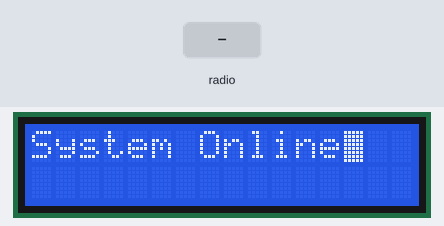
This program was run on a simulated ESP32 board running MicroPython. Shown: 16×2 character LCD. The inputs (shaded band) are chosen by the test bench. Threads take turns every 2 ms; library files of the repository ran but are not shown: lcd_api.py; what the program prints to the serial console is not drawn.

Above: at 1.2 s.
1.3 s: radio message "NOCHANGE" arrives
At 1.33 s:
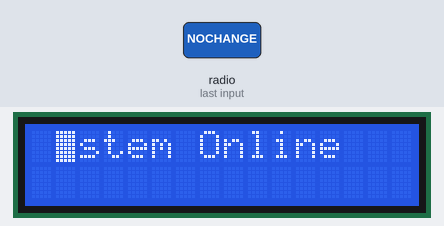
At 1.9 s:
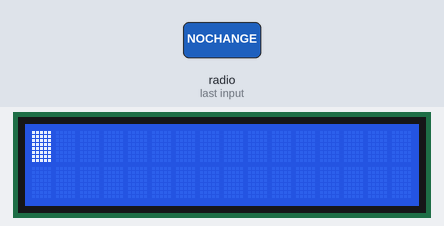
Timing chart, 0 to 4.3 s (numbered marks = the images above; inputs shaded):
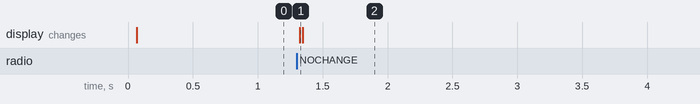

The program:

boot-lcd.py
```python
import network, espnow, _thread
from machine import I2C, Pin
from time import sleep_ms
from lcd_I2C import I2cLcd
from pins import SC, SD
import binascii

try:
    i2c = I2C(0, scl=Pin(SC), sda=Pin(SD), freq=400000)
    lcd = I2cLcd(i2c, (i2c.scan() or [0x27])[0], 2, 16)
    lcd.clear()
    lcd.putstr("System Online")
    lcd.move_to(len("System Online") if len("System Online") < 16 else 15, 0)
    lcd.blink_cursor_on()
    lcd_available = True
except Exception as e:
    print("LCD not available: ", e)
    lcd_available = False

w0 = network.WLAN(network.STA_IF)
w0.active(True)

mac = w0.config('mac')
print("Device MAC:", binascii.hexlify(mac, ':').decode())

e = espnow.ESPNow()
e.active(True)

# Shared queue and lock
lcd_queue = []
lcd_mem = ["", ""]
lcd_lock = _thread.allocate_lock()

def pad16(text):
    return (text[:16] + " " * 16)[:16]

def lcd_worker():
    """Worker thread that updates the LCD from queue messages."""
    global lcd_mem
    while True:
        msg = None
        with lcd_lock:
            if lcd_queue:
                msg = lcd_queue.pop(0)
        if msg and lcd_available:
            try:
                line1, line2 = msg
                print("Got request!")
                print(line1)
                print(line2)
                if line1 == "NOCHANGE":
                    line1 = lcd_mem[0]
                if line2 == "NOCHANGE":
                    line2 = lcd_mem[1]
                lcd.move_to(0, 0)
                lcd.putstr(pad16(line1[:16] if line1 else ""))
                lcd.move_to(0, 1)
                lcd.putstr(pad16(line2[:16] if line2 else ""))
                lcd_mem = [line1, line2]
                if len(line2.strip()) > 0:
                    x = min(len(line2), 15)
                    lcd.move_to(x, 1)
                elif len(line1.strip()) > 0:
                    x = min(len(line1), 15)
                    lcd.move_to(x, 0)
                    if len(line1) == 16:
                        lcd.move_to(0, 1)
                else:
                    lcd.move_to(0, 0)
                if len(line2) == 16:
                    lcd.hide_cursor()
                else:
                    lcd.blink_cursor_on()
            except Exception as ex:
                print("LCD error:", ex)
        sleep_ms(50)

def on_recv_thread():
    """Thread to listen for incoming ESP-NOW messages and enqueue them."""
    global lcd_queue
    while True:
        host, raw = e.recv()
        if raw:
            try:
                # Messages are expected as b'line1|line2'
                text = raw.decode().split("|", 1)
                if len(text) == 2:
                    line1, line2 = text
                else:
                    line1, line2 = text[0], ""
                with lcd_lock:
                    lcd_queue = []
                    lcd_queue.append((line1, line2))
            except Exception as ex:
                print("Decode error:", ex)

# Start threads
_thread.start_new_thread(lcd_worker, ())
_thread.start_new_thread(on_recv_thread, ())

print("LCD worker ready, waiting for ESP-NOW messages...")
while True:
    sleep_ms(1000)
```

lcd_I2C.py
```python
# I wasn't the one who wrote this, this is from the Net
from lcd_api import LcdApi
from time import sleep_ms

DEFAULT_I2C_ADDR = 0x27

MASK_RS = 0x01
MASK_RW = 0x02
MASK_E = 0x04
SHIFT_BACKLIGHT = 3
SHIFT_DATA = 4


class I2cLcd(LcdApi):
    """Implements a HD44780 character LCD connected via PCF8574 on I2C."""

    def __init__(self, i2c, i2c_addr, num_lines, num_columns):
        self.i2c = i2c
        self.i2c_addr = i2c_addr
        self.i2c.writeto(self.i2c_addr, bytearray([0]))
        sleep_ms(20)
        self.hal_write_init_nibble(self.LCD_FUNCTION_RESET)
        sleep_ms(5)
        self.hal_write_init_nibble(self.LCD_FUNCTION_RESET)
        sleep_ms(1)
        self.hal_write_init_nibble(self.LCD_FUNCTION_RESET)
        sleep_ms(1)
        self.hal_write_init_nibble(self.LCD_FUNCTION)
        sleep_ms(1)
        LcdApi.__init__(self, num_lines, num_columns)
        cmd = self.LCD_FUNCTION
        if num_lines > 1:
            cmd |= self.LCD_FUNCTION_2LINES
        self.hal_write_command(cmd)

    def hal_write_init_nibble(self, nibble):
        """Writes an initialization nibble to the LCD.

        This particular function is only used during initialization.
        """
        byte = ((nibble >> 4) & 0x0f) << SHIFT_DATA
        self.i2c.writeto(self.i2c_addr, bytearray([byte | MASK_E]))
        self.i2c.writeto(self.i2c_addr, bytearray([byte]))

    def hal_backlight_on(self):
        """Allows the hal layer to turn the backlight on."""
        self.i2c.writeto(self.i2c_addr, bytearray([1 << SHIFT_BACKLIGHT]))

    def hal_backlight_off(self):
        """Allows the hal layer to turn the backlight off."""
        self.i2c.writeto(self.i2c_addr, bytearray([0]))

    def hal_write_command(self, cmd):
        """Writes a command to the LCD.

        Data is latched on the falling edge of E.
        """
        byte = ((self.backlight << SHIFT_BACKLIGHT) | (((cmd >> 4) & 0x0f) << SHIFT_DATA))
        self.i2c.writeto(self.i2c_addr, bytearray([byte | MASK_E]))
        self.i2c.writeto(self.i2c_addr, bytearray([byte]))
        byte = ((self.backlight << SHIFT_BACKLIGHT) | ((cmd & 0x0f) << SHIFT_DATA))
        self.i2c.writeto(self.i2c_addr, bytearray([byte | MASK_E]))
        self.i2c.writeto(self.i2c_addr, bytearray([byte]))
        if cmd <= 3:
            sleep_ms(5)

    def hal_write_data(self, data):
        """Write data to the LCD."""
        byte = (MASK_RS | (self.backlight << SHIFT_BACKLIGHT) | (((data >> 4) & 0x0f) << SHIFT_DATA))
        self.i2c.writeto(self.i2c_addr, bytearray([byte | MASK_E]))
        self.i2c.writeto(self.i2c_addr, bytearray([byte]))
        byte = (MASK_RS | (self.backlight << SHIFT_BACKLIGHT) | ((data & 0x0f) << SHIFT_DATA))
        self.i2c.writeto(self.i2c_addr, bytearray([byte | MASK_E]))
        self.i2c.writeto(self.i2c_addr, bytearray([byte]))
```

pins.py
```python
RX = 44
TX = 43
D2 = 42
D3 = 41
MO, D4 = 40, 40
MI, D5 = 39, 39
MC, D6 = 38, 38
SC, D7 = 37, 37
SD, D8 = 36, 36
D9 = 26
D10 = 21
DA1, D11 = 18, 18
DA0, D12 = 17, 17
BT, GPKEY, D13 = 0, 0, 0
LEDR = 34
LEDG = 33
LEDB = 35
A0, T0 = 7, 7
A1, T1 = 8, 8
A2, T2 = 9, 9
A3, T3 = 10, 10
A4, T4 = 11, 11
A5, T5 = 12, 12
A6, T6 = 13, 13
A7 = 16
```

Measured:
- after the input at 1.3 s, the display: changes at once (image 1)
